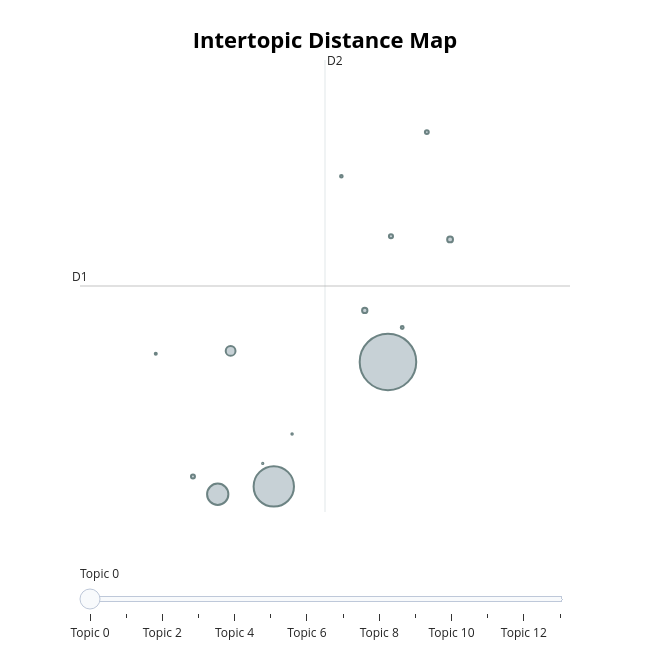
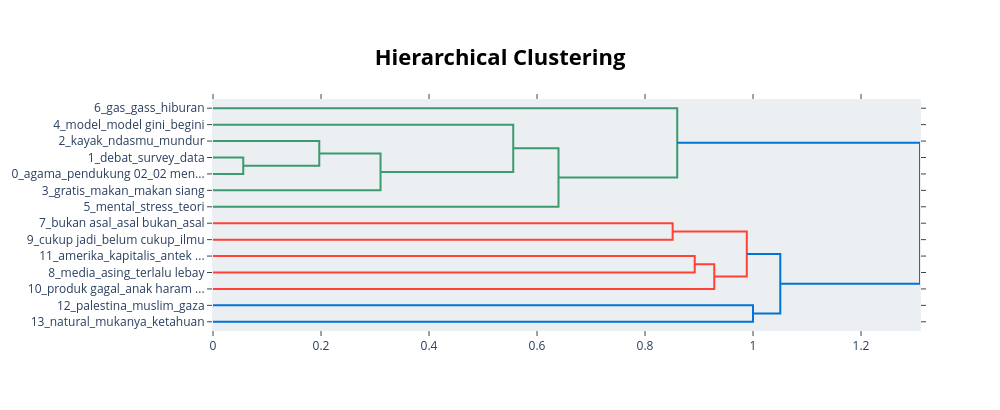
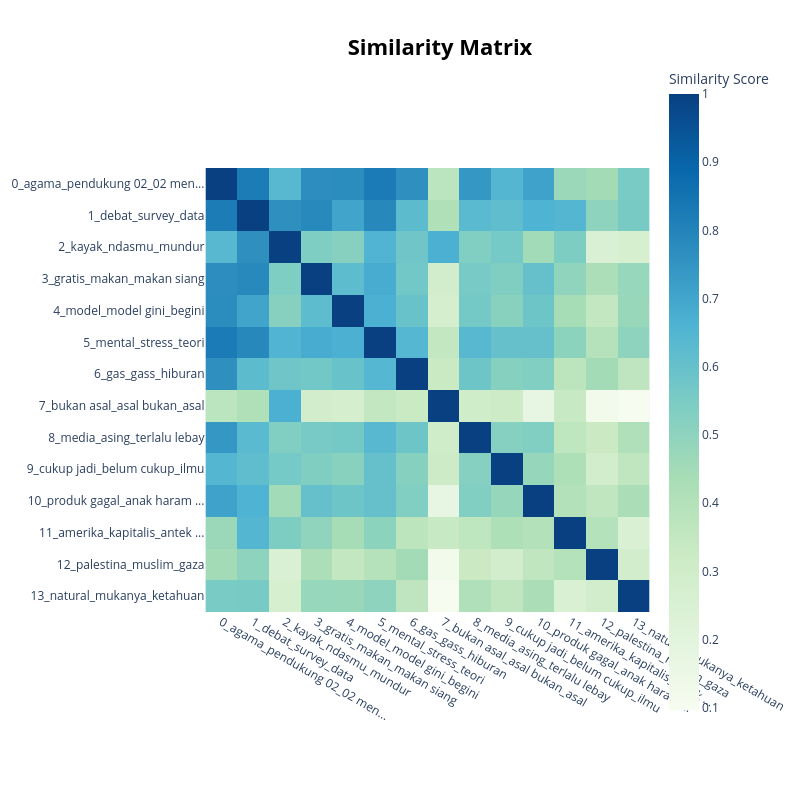

Write notebook code for charts like these, in order.
### Code cell
df_negative = df_02[df_02['predicted_label'] == 'NEGATIVE']
run_topic_modeling(df_negative, group_name='NEGATIVE')

### Figure 1 — Plotly figure (JSON) as saved in the notebook; plotly's stock layout.template omitted (floating-point values rounded to 4 significant figures)
{"data": [{"customdata": [[0, "agama | pendukung 02 | 02 menang | paslon 02 | bukan 02", 29204], [1, "debat | survey | data | video | jokowi", 14886], [2, "kayak | ndasmu | mundur | asam | goblok", 4137], [3, "gratis | makan | makan siang | makan gratis | siang gratis", 875], [4, "model | model gini | begini | partai pendukungnya | kesimpulan", 311], [5, "mental | stress | teori | stres | 02 stress", 260], [6, "gas | gass | hiburan | oke | ok", 155], [7, "bukan asal | asal bukan | asal | penting asal bukan | penting asal", 148], [8, "media | asing | terlalu lebay | beritanya | judul", 139], [9, "cukup jadi | belum cukup | ilmu | nyatanya | umur", 77], [10, "produk gagal | anak haram konstitusi | haram konstitusi | anak haram | loh loh", 64], [11, "amerika | kapitalis | antek asing | antek | asing", 38], [12, "palestina | muslim | gaza | dimanapun | wni", 21], [13, "natural | mukanya | ketahuan | wkwkwkwk | terlihat", 15]], "hovertemplate": "<b>Topic %{customdata[0]}</b><br>%{customdata[1]}<br>Size: %{customdata[2]}", "legendgroup": "", "marker": {"color": "#B0BEC5", "line": {"color": "DarkSlateGrey", "width": 2}, "size": [29204, 14886, 4137, 875, 311, 260, 155, 148, 139, 77, 64, 38, 21, 15], "sizemode": "area", "sizeref": 18.25, "symbol": "circle"}, "mode": "markers", "name": "", "orientation": "v", "showlegend": false, "type": "scatter", "x": [10.9, 9.21, 8.381, 8.572, 11.82, 10.55, 10.94, 8.015, 11.47, 11.11, 10.21, 7.466, 9.48, 9.046], "xaxis": "x", "y": [2.515, 1.266, 1.188, 2.626, 3.744, 3.032, 3.775, 1.367, 4.82, 2.86, 4.377, 2.597, 1.791, 1.497], "yaxis": "y"}], "layout": {"annotations": [{"showarrow": false, "text": "D1", "x": 6.346, "y": 3.277, "yshift": 10}, {"showarrow": false, "text": "D2", "x": 9.967, "xshift": 10, "y": 5.543}], "height": 650, "hoverlabel": {"bgcolor": "white", "font": {"family": "Rockwell", "size": 16}}, "legend": {"itemsizing": "constant", "tracegroupgap": 0}, "margin": {"t": 60}, "shapes": [{"line": {"color": "#CFD8DC", "width": 2}, "type": "line", "x0": 9.967, "x1": 9.967, "y0": 1.01, "y1": 5.543}, {"line": {"color": "#9E9E9E", "width": 2}, "type": "line", "x0": 6.346, "x1": 13.59, "y0": 3.277, "y1": 3.277}], "sliders": [{"active": 0, "pad": {"t": 50}, "steps": [{"args": [{"marker.color": [["red", "#B0BEC5", "#B0BEC5", "#B0BEC5", "#B0BEC5", "#B0BEC5", "#B0BEC5", "#B0BEC5", "#B0BEC5", "#B0BEC5", "#B0BEC5", "#B0BEC5", "#B0BEC5", "#B0BEC5"]]}], "label": "Topic 0", "method": "update"}, {"args": [{"marker.color": [["#B0BEC5", "red", "#B0BEC5", "#B0BEC5", "#B0BEC5", "#B0BEC5", "#B0BEC5", "#B0BEC5", "#B0BEC5", "#B0BEC5", "#B0BEC5", "#B0BEC5", "#B0BEC5", "#B0BEC5"]]}], "label": "Topic 1", "method": "update"}, {"args": [{"marker.color": [["#B0BEC5", "#B0BEC5", "red", "#B0BEC5", "#B0BEC5", "#B0BEC5", "#B0BEC5", "#B0BEC5", "#B0BEC5", "#B0BEC5", "#B0BEC5", "#B0BEC5", "#B0BEC5", "#B0BEC5"]]}], "label": "Topic 2", "method": "update"}, {"args": [{"marker.color": [["#B0BEC5", "#B0BEC5", "#B0BEC5", "red", "#B0BEC5", "#B0BEC5", "#B0BEC5", "#B0BEC5", "#B0BEC5", "#B0BEC5", "#B0BEC5", "#B0BEC5", "#B0BEC5", "#B0BEC5"]]}], "label": "Topic 3", "method": "update"}, {"args": [{"marker.color": [["#B0BEC5", "#B0BEC5", "#B0BEC5", "#B0BEC5", "red", "#B0BEC5", "#B0BEC5", "#B0BEC5", "#B0BEC5", "#B0BEC5", "#B0BEC5", "#B0BEC5", "#B0BEC5", "#B0BEC5"]]}], "label": "Topic 4", "method": "update"}, {"args": [{"marker.color": [["#B0BEC5", "#B0BEC5", "#B0BEC5", "#B0BEC5", "#B0BEC5", "red", "#B0BEC5", "#B0BEC5", "#B0BEC5", "#B0BEC5", "#B0BEC5", "#B0BEC5", "#B0BEC5", "#B0BEC5"]]}], "label": "Topic 5", "method": "update"}, {"args": [{"marker.color": [["#B0BEC5", "#B0BEC5", "#B0BEC5", "#B0BEC5", "#B0BEC5", "#B0BEC5", "red", "#B0BEC5", "#B0BEC5", "#B0BEC5", "#B0BEC5", "#B0BEC5", "#B0BEC5", "#B0BEC5"]]}], "label": "Topic 6", "method": "update"}, {"args": [{"marker.color": [["#B0BEC5", "#B0BEC5", "#B0BEC5", "#B0BEC5", "#B0BEC5", "#B0BEC5", "#B0BEC5", "red", "#B0BEC5", "#B0BEC5", "#B0BEC5", "#B0BEC5", "#B0BEC5", "#B0BEC5"]]}], "label": "Topic 7", "method": "update"}, {"args": [{"marker.color": [["#B0BEC5", "#B0BEC5", "#B0BEC5", "#B0BEC5", "#B0BEC5", "#B0BEC5", "#B0BEC5", "#B0BEC5", "red", "#B0BEC5", "#B0BEC5", "#B0BEC5", "#B0BEC5", "#B0BEC5"]]}], "label": "Topic 8", "method": "update"}, {"args": [{"marker.color": [["#B0BEC5", "#B0BEC5", "#B0BEC5", "#B0BEC5", "#B0BEC5", "#B0BEC5", "#B0BEC5", "#B0BEC5", "#B0BEC5", "red", "#B0BEC5", "#B0BEC5", "#B0BEC5", "#B0BEC5"]]}], "label": "Topic 9", "method": "update"}, {"args": [{"marker.color": [["#B0BEC5", "#B0BEC5", "#B0BEC5", "#B0BEC5", "#B0BEC5", "#B0BEC5", "#B0BEC5", "#B0BEC5", "#B0BEC5", "#B0BEC5", "red", "#B0BEC5", "#B0BEC5", "#B0BEC5"]]}], "label": "Topic 10", "method": "update"}, {"args": [{"marker.color": [["#B0BEC5", "#B0BEC5", "#B0BEC5", "#B0BEC5", "#B0BEC5", "#B0BEC5", "#B0BEC5", "#B0BEC5", "#B0BEC5", "#B0BEC5", "#B0BEC5", "red", "#B0BEC5", "#B0BEC5"]]}], "label": "Topic 11", "method": "update"}, {"args": [{"marker.color": [["#B0BEC5", "#B0BEC5", "#B0BEC5", "#B0BEC5", "#B0BEC5", "#B0BEC5", "#B0BEC5", "#B0BEC5", "#B0BEC5", "#B0BEC5", "#B0BEC5", "#B0BEC5", "red", "#B0BEC5"]]}], "label": "Topic 12", "method": "update"}, {"args": [{"marker.color": [["#B0BEC5", "#B0BEC5", "#B0BEC5", "#B0BEC5", "#B0BEC5", "#B0BEC5", "#B0BEC5", "#B0BEC5", "#B0BEC5", "#B0BEC5", "#B0BEC5", "#B0BEC5", "#B0BEC5", "red"]]}], "label": "Topic 13", "method": "update"}]}], "title": {"font": {"color": "Black", "size": 22}, "text": "<b>Intertopic Distance Map</b>", "x": 0.5, "xanchor": "center", "y": 0.95, "yanchor": "top"}, "width": 650, "xaxis": {"anchor": "y", "domain": [0, 1], "range": [6.346, 13.59], "title": {"text": ""}, "visible": false}, "yaxis": {"anchor": "x", "domain": [0, 1], "range": [1.01, 5.543], "title": {"text": ""}, "visible": false}}}

### Figure 2 — Plotly figure (JSON) as saved in the notebook; plotly's stock layout.template omitted (floating-point values rounded to 4 significant figures)
{"data": [{"hoverinfo": "text", "marker": {"color": "rgb(61,153,112)"}, "mode": "lines", "type": "scatter", "x": [0.0, 0.05602, 0.05602, 0.0], "xaxis": "x", "y": [-35.0, -35.0, -45.0, -45.0], "yaxis": "y"}, {"hoverinfo": "text", "marker": {"color": "rgb(61,153,112)"}, "mode": "lines", "type": "scatter", "x": [0.0, 0.1968, 0.1968, 0.05602], "xaxis": "x", "y": [-25.0, -25.0, -40.0, -40.0], "yaxis": "y"}, {"hoverinfo": "text", "marker": {"color": "rgb(61,153,112)"}, "mode": "lines", "type": "scatter", "x": [0.1968, 0.3103, 0.3103, 0.0], "xaxis": "x", "y": [-32.5, -32.5, -55.0, -55.0], "yaxis": "y"}, {"hoverinfo": "text", "marker": {"color": "rgb(61,153,112)"}, "mode": "lines", "type": "scatter", "x": [0.0, 0.556, 0.556, 0.3103], "xaxis": "x", "y": [-15.0, -15.0, -43.75, -43.75], "yaxis": "y"}, {"hoverinfo": "text", "marker": {"color": "rgb(61,153,112)"}, "mode": "lines", "type": "scatter", "x": [0.556, 0.6398, 0.6398, 0.0], "xaxis": "x", "y": [-29.38, -29.38, -65.0, -65.0], "yaxis": "y"}, {"hoverinfo": "text", "marker": {"color": "rgb(61,153,112)"}, "mode": "lines", "type": "scatter", "x": [0.0, 0.8597, 0.8597, 0.6398], "xaxis": "x", "y": [-5.0, -5.0, -47.19, -47.19], "yaxis": "y"}, {"hoverinfo": "text", "marker": {"color": "rgb(255,65,54)"}, "mode": "lines", "type": "scatter", "x": [0.0, 0.8512, 0.8512, 0.0], "xaxis": "x", "y": [-75.0, -75.0, -85.0, -85.0], "yaxis": "y"}, {"hoverinfo": "text", "marker": {"color": "rgb(255,65,54)"}, "mode": "lines", "type": "scatter", "x": [0.0, 0.892, 0.892, 0.0], "xaxis": "x", "y": [-95.0, -95.0, -105.0, -105.0], "yaxis": "y"}, {"hoverinfo": "text", "marker": {"color": "rgb(255,65,54)"}, "mode": "lines", "type": "scatter", "x": [0.892, 0.9283, 0.9283, 0.0], "xaxis": "x", "y": [-100.0, -100.0, -115.0, -115.0], "yaxis": "y"}, {"hoverinfo": "text", "marker": {"color": "rgb(255,65,54)"}, "mode": "lines", "type": "scatter", "x": [0.8512, 0.9885, 0.9885, 0.9283], "xaxis": "x", "y": [-80.0, -80.0, -107.5, -107.5], "yaxis": "y"}, {"hoverinfo": "text", "marker": {"color": "rgb(0,116,217)"}, "mode": "lines", "type": "scatter", "x": [0.0, 1.0, 1.0, 0.0], "xaxis": "x", "y": [-125.0, -125.0, -135.0, -135.0], "yaxis": "y"}, {"hoverinfo": "text", "marker": {"color": "rgb(0,116,217)"}, "mode": "lines", "type": "scatter", "x": [0.9885, 1.05, 1.05, 1.0], "xaxis": "x", "y": [-93.75, -93.75, -130.0, -130.0], "yaxis": "y"}, {"hoverinfo": "text", "marker": {"color": "rgb(0,116,217)"}, "mode": "lines", "type": "scatter", "x": [0.8597, 1.309, 1.309, 1.05], "xaxis": "x", "y": [-26.09, -26.09, -111.9, -111.9], "yaxis": "y"}], "layout": {"autosize": false, "height": 410, "hoverlabel": {"bgcolor": "white", "font": {"family": "Rockwell", "size": 16}}, "hovermode": "closest", "plot_bgcolor": "#ECEFF1", "showlegend": false, "title": {"font": {"color": "Black", "size": 22}, "text": "<b>Hierarchical Clustering</b>", "x": 0.5, "xanchor": "center", "yanchor": "top"}, "width": 1000, "xaxis": {"mirror": "allticks", "rangemode": "tozero", "showgrid": false, "showline": true, "showticklabels": true, "ticks": "outside", "type": "linear", "zeroline": false}, "yaxis": {"mirror": "allticks", "range": [-140, 0], "rangemode": "tozero", "showgrid": false, "showline": true, "showticklabels": true, "tickmode": "array", "ticks": "outside", "ticktext": ["6_gas_gass_hiburan", "4_model_model gini_begini", "2_kayak_ndasmu_mundur", "1_debat_survey_data", "0_agama_pendukung 02_02 men...", "3_gratis_makan_makan siang", "5_mental_stress_teori", "7_bukan asal_asal bukan_asal", "9_cukup jadi_belum cukup_ilmu", "11_amerika_kapitalis_antek ...", "8_media_asing_terlalu lebay", "10_produk gagal_anak haram ...", "12_palestina_muslim_gaza", "13_natural_mukanya_ketahuan"], "tickvals": [-5, -15, -25, -35, -45, -55, -65, -75, -85, -95, -105, -115, -125, -135], "type": "linear", "zeroline": false}}}

### Figure 3 — Plotly figure (JSON) as saved in the notebook; plotly's stock layout.template omitted (floating-point values rounded to 4 significant figures; data arrays with more than 128 entries replaced by an {"elided": "..."} marker saying what was removed)
{"data": [{"coloraxis": "coloraxis", "hovertemplate": "x: %{x}<br>y: %{y}<br>Similarity Score: %{z}<extra></extra>", "name": "0", "type": "heatmap", "x": ["0_agama_pendukung 02_02 men...", "1_debat_survey_data", "2_kayak_ndasmu_mundur", "3_gratis_makan_makan siang", "4_model_model gini_begini", "5_mental_stress_teori", "6_gas_gass_hiburan", "7_bukan asal_asal bukan_asal", "8_media_asing_terlalu lebay", "9_cukup jadi_belum cukup_ilmu", "10_produk gagal_anak haram ...", "11_amerika_kapitalis_antek ...", "12_palestina_muslim_gaza", "13_natural_mukanya_ketahuan"], "xaxis": "x", "y": ["0_agama_pendukung 02_02 men...", "1_debat_survey_data", "2_kayak_ndasmu_mundur", "3_gratis_makan_makan siang", "4_model_model gini_begini", "5_mental_stress_teori", "6_gas_gass_hiburan", "7_bukan asal_asal bukan_asal", "8_media_asing_terlalu lebay", "9_cukup jadi_belum cukup_ilmu", "10_produk gagal_anak haram ...", "11_amerika_kapitalis_antek ...", "12_palestina_muslim_gaza", "13_natural_mukanya_ketahuan"], "yaxis": "y", "z": {"elided": "14x14 float values"}}], "layout": {"coloraxis": {"colorbar": {"title": {"text": "Similarity Score"}}, "colorscale": [[0, "rgb(247,252,240)"], [0.125, "rgb(224,243,219)"], [0.25, "rgb(204,235,197)"], [0.375, "rgb(168,221,181)"], [0.5, "rgb(123,204,196)"], [0.625, "rgb(78,179,211)"], [0.75, "rgb(43,140,190)"], [0.875, "rgb(8,104,172)"], [1, "rgb(8,64,129)"]]}, "height": 800, "hoverlabel": {"bgcolor": "white", "font": {"family": "Rockwell", "size": 16}}, "legend": {"title": {"text": "Trend"}}, "margin": {"t": 60}, "showlegend": true, "title": {"font": {"color": "Black", "size": 22}, "text": "<b>Similarity Matrix</b>", "x": 0.55, "xanchor": "center", "y": 0.95, "yanchor": "top"}, "width": 800, "xaxis": {"anchor": "y", "constrain": "domain", "domain": [0, 1], "scaleanchor": "y"}, "yaxis": {"anchor": "x", "autorange": "reversed", "constrain": "domain", "domain": [0, 1]}}}
